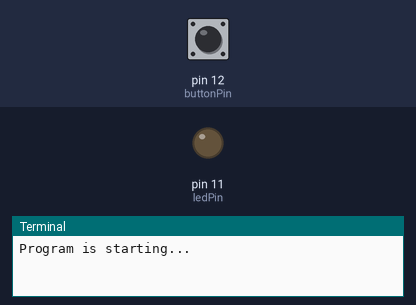
The program below on a simulated Raspberry Pi (header pin numbers). Shown: output pins drawn as LEDs (lit = HIGH), the last lines printed to the terminal. The test bench sets the inputs (shaded band); at power-on: pin 12 (buttonPin) HIGH.

Above: at 1.2 s.
1.3 s: pin 12 (buttonPin) pulled LOW for 0.15 s
At 1.9 s:
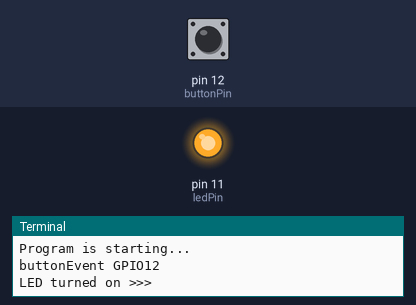
2.9 s: pin 12 (buttonPin) pulled LOW for 1 s
At 4.3 s:
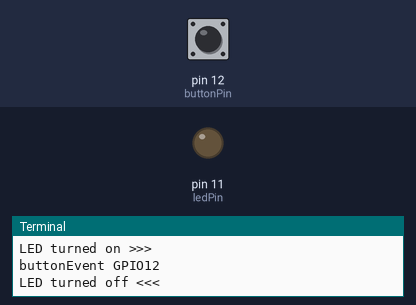
5.4 s: pin 12 (buttonPin) pulled LOW for 3.2 s
At 6.2 s:
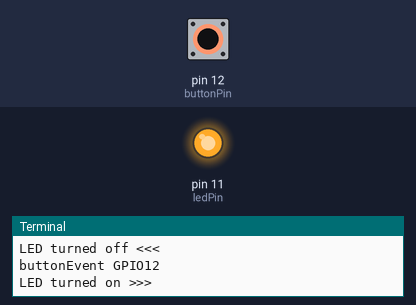
Timing chart, 0 to 8.4 s (numbered marks = the images above; inputs shaded):
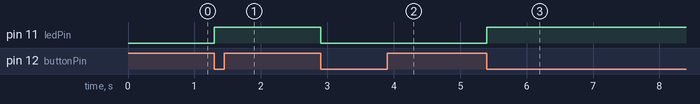

Measured:
- after the input at 1.3 s, pin 11 (ledPin): LOW → HIGH at once
- after the input at 2.9 s, pin 11 (ledPin): HIGH → LOW at once
- after the input at 5.4 s, pin 11 (ledPin): LOW → HIGH at once

The program:

02.2.1_Tablelamp.py
```python
import RPi.GPIO as GPIO

#Define ledPin
ledPin = 11
#Define buttonPin
buttonPin = 12
ledState = False

def setup():
    GPIO.setmode(GPIO.BOARD)
    GPIO.setup(ledPin, GPIO.OUT)
    GPIO.setup(buttonPin, GPIO.IN, pull_up_down=GPIO.PUD_UP)

#When button is pressed, this function will be executed
def buttonEvent(channel):
    global ledState
    print("buttonEvent GPIO%d" %channel)
    ledState = not ledState
    if ledState:
        print("LED turned on >>>")
    else:
        print("LED turned off <<<")
    GPIO.output(ledPin, ledState)

def loop():
    #Button detect
    GPIO.add_event_detect(buttonPin, GPIO.FALLING, callback = buttonEvent, bouncetime = 300)
    while True:
        pass

def destroy():
    #Release GPIO resource
    GPIO.cleanup()

#Program entrance
if __name__ == "__main__":
    print("Program is starting...")
    setup()
    try:
        loop()
    #Press ctrl-c to end the program
    except KeyboardInterrupt:
        destroy()
```
